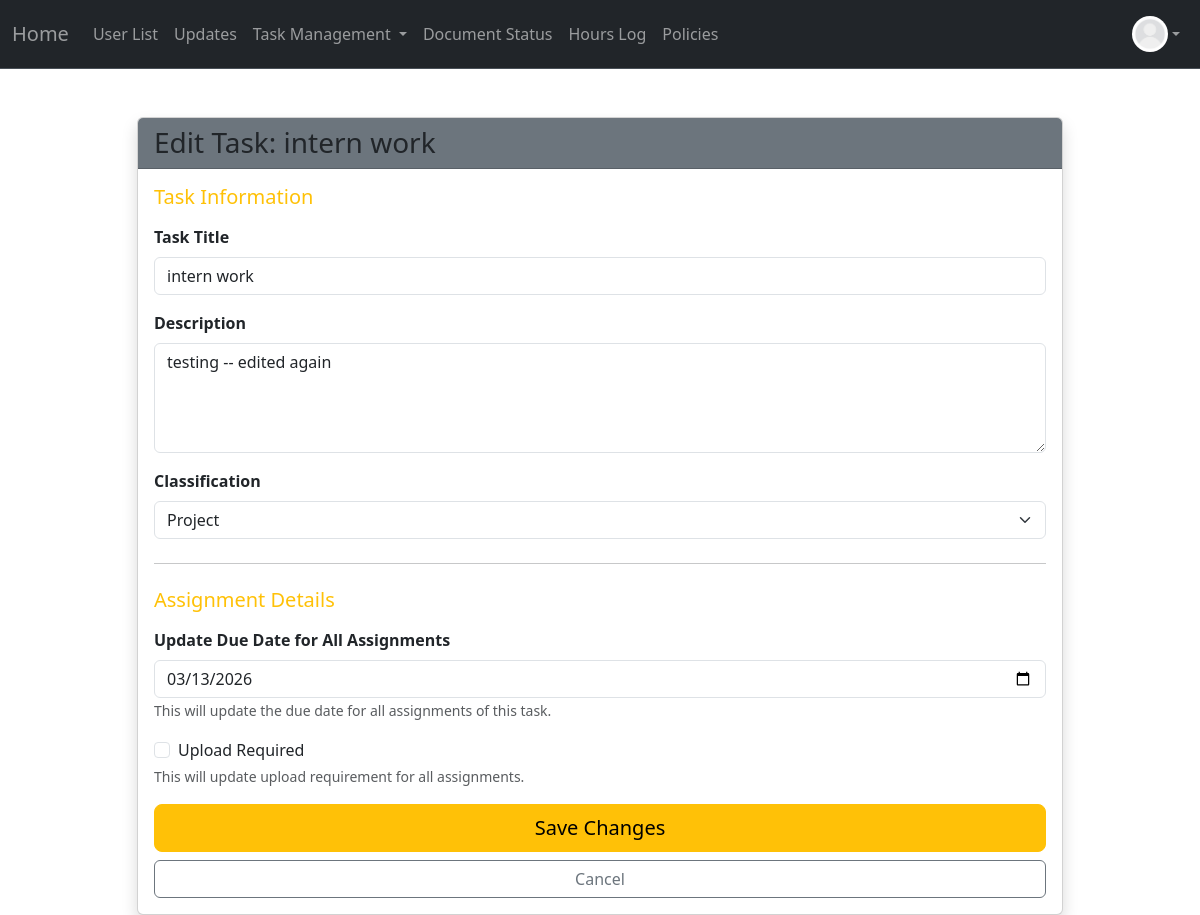
The app's page /task/edit/9 (signed in) with its own data.
### project/models.py (models this page shows, shortened)
class User(db.Model, UserMixin):
    __tablename__ = 'users'
    id: Mapped[int] = mapped_column(primary_key=True)
    name: Mapped[str] = mapped_column()
    email: Mapped[str] = mapped_column(unique=True)
    address: Mapped[str] = mapped_column(default="None Provided")
    password_hash: Mapped[str] = mapped_column(db.String(128))
    date_created: Mapped[datetime] = mapped_column(DateTime, server_default=func.now())
    total_hours: Mapped[float] = mapped_column(default=0.0)
    picture: Mapped[str] = mapped_column(default="default.jpeg")
    role: Mapped[str] = mapped_column(default="user")  # "user", "volunteer", " intern", "board"
    hours: Mapped[List["Hours"]] = relationship("Hours", back_populates="user", cascade="all, delete-orphan")
    documents: Mapped[List["Document"]] = relationship("Document", back_populates="user", cascade="all, delete-orphan")
    task_assignments: Mapped[List["TaskAssignment"]] = relationship(
        "TaskAssignment",
        back_populates="user",
        cascade="all, delete-orphan"
    )

class Task(db.Model):
    __tablename__ = 'tasks'
    id = db.Column(db.Integer, primary_key=True)
    title = db.Column(db.String(200), nullable=False)
    description = db.Column(db.Text, nullable=False)
    classification = db.Column(db.String(50), nullable=False)  # 'project' or 'reminder'
    assigned_role = db.Column(db.String(50), nullable=False)   # 'intern', 'volunteer', 'board', 'specific'
    created_by = db.Column(db.Integer, db.ForeignKey('users.id'), nullable=False)
    created_at = db.Column(db.DateTime, default=datetime.utcnow)
    is_recurring = db.Column(db.Boolean, default=False)  # Whether this is a recurring reminder
    recurrence_frequency = db.Column(db.String(50), nullable=True)  # 'daily', 'weekly', 'biweekly', 'monthly'
    recurrence_end_date = db.Column(db.Date, nullable=True)  # When to stop creating new assignments
    skip_review = db.Column(db.Boolean, default=False)  # If True, reminder goes straight to 'graded' when completed
    created_by_user = db.relationship('User', foreign_keys=[created_by], backref='created_tasks', lazy=True)
    assignments: Mapped[List["TaskAssignment"]] = relationship(
        "TaskAssignment",
        back_populates="task",
        cascade="all, delete-orphan"
    )

class TaskAssignment(db.Model):
    __tablename__ = 'task_assignments'
    id: Mapped[int] = mapped_column(primary_key=True)
    task_id: Mapped[int] = mapped_column(db.ForeignKey('tasks.id'), name="fk_taskassign_task_id")
    user_id: Mapped[int] = mapped_column(db.ForeignKey('users.id'), name="fk_taskassign_user_id")
    due_date: Mapped[datetime] = mapped_column(DateTime, nullable=False)
    status: Mapped[str] = mapped_column(default="pending")
    upload: Mapped[bool] = mapped_column(default=False)
    filename: Mapped[str] = mapped_column(nullable=True)
    score: Mapped[float] = mapped_column(nullable=True)
    comments: Mapped[str] = mapped_column(default="")
    task: Mapped["Task"] = relationship("Task", back_populates="assignments")
    user: Mapped["User"] = relationship("User", back_populates="task_assignments")

### app.py (the view, shortened to what this page needs)
@app.route("/task/edit/<int:task_id>", methods=["GET", "POST"])
@login_required
@permission_required('board')
def edit_task(task_id):
    task = Task.query.get_or_404(task_id)
    form = CreateTasksForm(obj=task)
    return render_template("edit_task.html", form=form, task=task)

### app.py (called while the page is built)
@app.context_processor
def inject_now():
    return {
        'now': datetime.now,
        'today': date.today
    }

### project/models.py (called while the page is built)
@login_manager.user_loader
def load_user(user_id):
    return User.query.get(user_id)

### project/templates/edit_task.html (shortened to what this page needs)
{% extends "base.html" %}
{% block content %}
<div class="container mt-5">
    <div class="row justify-content-center">
        <div class="col-md-10">
            <div class="card shadow">
                <div class="card-header bg-secondary text-dark">
                    <h3 class="mb-0">
                         Edit Task: {{ task.title }}
                    </h3>
                </div>
                <div class="card-body">
                    <form method="POST" action="{{ url_for('edit_task', task_id=task.id) }}">
                        <h5 class="mb-3 text-warning">Task Information</h5>
                        <div class="mb-3">
                            {{ form.title.label(class="form-label fw-bold") }}
                            {{ form.title(class="form-control", value=task.title) }}
                        </div>
                        <div class="mb-3">
                            {{ form.description.label(class="form-label fw-bold") }}
                            <textarea class="form-control" name="description" rows="4">{{ task.description }}</textarea>
                        </div>
                        <div class="mb-3">
                            {{ form.classification.label(class="form-label fw-bold") }}
                            <select class="form-select" name="classification" id="classificationSelect">
                                <option value="project" {% if task.classification == 'project' %}selected{% endif %}>Project</option>
                            </select>
                        </div>
                        <hr class="my-4">
                        <h5 class="mb-3 text-warning">Assignment Details</h5>
                        <div class="mb-3">
                            <label class="form-label fw-bold">Update Due Date for All Assignments</label>
                            <input type="date" class="form-control" name="due_date"
                                   value="{{ task.assignments[0].due_date.strftime('%Y-%m-%d') if task.assignments else '' }}">
                            <small class="form-text text-muted">This will update the due date for all assignments of this task.</small>
                        </div>
                        <div class="mb-3">
                            <div class="form-check">
                                <input class="form-check-input" type="checkbox" name="upload_required" id="uploadRequired"
                                       {% if task.assignments and task.assignments[0].upload %}checked{% endif %}>
                                <label class="form-check-label" for="uploadRequired">Upload Required</label>
                            </div>
                            <small class="form-text text-muted">This will update upload requirement for all assignments.</small>
                        </div>
                        <div class="d-grid gap-2">
                            <button type="submit" class="btn btn-warning btn-lg">
                                 Save Changes
                            </button>
                            <a href="{{ url_for('task_status') }}" class="btn btn-outline-secondary">
                                 Cancel
                            </a>
                        </div>
                    </form>
                </div>
            </div>
        </div>
    </div>
</div>
{% endblock %}

### project/templates/base.html (shortened to what this page needs)
<!DOCTYPE html>
<html>
  <head>
    <link href="https://cdn.jsdelivr.net/npm/bootstrap@5.3.8/dist/css/bootstrap.min.css" rel="stylesheet">
  </head>
  <body>
    <nav class="navbar navbar-expand bg-dark border-bottom border-body" data-bs-theme="dark">
      <div class="container-fluid d-flex">
        <a class="navbar-brand" id="home-link"
            href="{% if current_user.is_authenticated and current_user.role == 'admin' %}
              {{ url_for('admin_dashboard') }}
            {% elif current_user.is_authenticated and current_user.role == 'board' %}
              {{ url_for('board_dashboard') }}
            {% elif current_user.is_authenticated and current_user.role == 'volunteer' %}
                {{ url_for('volunteer_dashboard') }}
            {% elif current_user.is_authenticated and current_user.role == 'intern' %}
                {{ url_for('intern_dashboard') }}
            {% else %}
              {{ url_for('user_dashboard') }}
          {% endif %}">
          Home
        </a>
        <ul class="navbar-nav mb-2 mb-lg-0 d-flex flex-row">
          {% if current_user.is_authenticated and current_user.role != 'user' %}
            {% if current_user.role == 'admin' or current_user.role == 'board' %}
              <li class="nav-item">
                <a class="nav-link" href="{{ url_for('user_list') }}">User List</a>
              </li>
              <li class="nav-item">
              <a class="nav-link"
              href="{{ url_for('notification') }}">
                  Updates </a>
              </li>
                <li class="nav-item dropdown">
                  <a class="nav-link dropdown-toggle" href="#" id="taskDropdown" role="button" aria-expanded="false">
                    Task Management
                  </a>
                </li>
            {% else %}
                <li class="nav-item">
                  <a class="nav-link" href="{{ url_for('my_tasks') }}">Tasks Status</a>
                </li>
            {% endif %}
            <li class="nav-item">
              <a class="nav-link" href="{{ url_for('document_status') }}">Document Status</a>
            </li>
            <li class="nav-item">
              <a class="nav-link"
              href="{{ url_for('hours_log') }}">
                  Hours Log </a>
            </li>
            <li class="nav-item">
              <a class="nav-link"
              href="{{ url_for('policies') }}">
                  Policies </a>
            </li>
          {% endif %}
        </ul>
        {% if current_user.is_authenticated %}
        <ul class="navbar-nav ms-auto mb-2 mb-lg-0">
          <li class="nav-item dropdown">
            <a class="nav-link d-flex align-items-center dropdown-toggle" href="#" id="profileDropdown" role="button" aria-expanded="false">
              <img src="{{ url_for('static', filename='profile_pics/' ~ current_user.picture ) }}" alt="Profile" style="height:36px;width:36px;border-radius:50%;">
            </a>
          </li>
        </ul>
        {% endif %}
      </div>
    </nav>
    {% block content %}
    {% endblock %}
  </body>
</html>

### project/templates/base.html (style rules this page uses)
.dropdown { position: relative; display: inline-block; }
.navbar-brand { color: rgba(255,255,255,0.55) !important; }
.navbar-nav .nav-link { color: rgba(255,255,255,0.55) !important; }

### records on screen
User: picture (placeholder picture)
Task: title "intern work", description "testing -- edited again", classification "Project"
TaskAssignment: due_date "03/13/2026"
